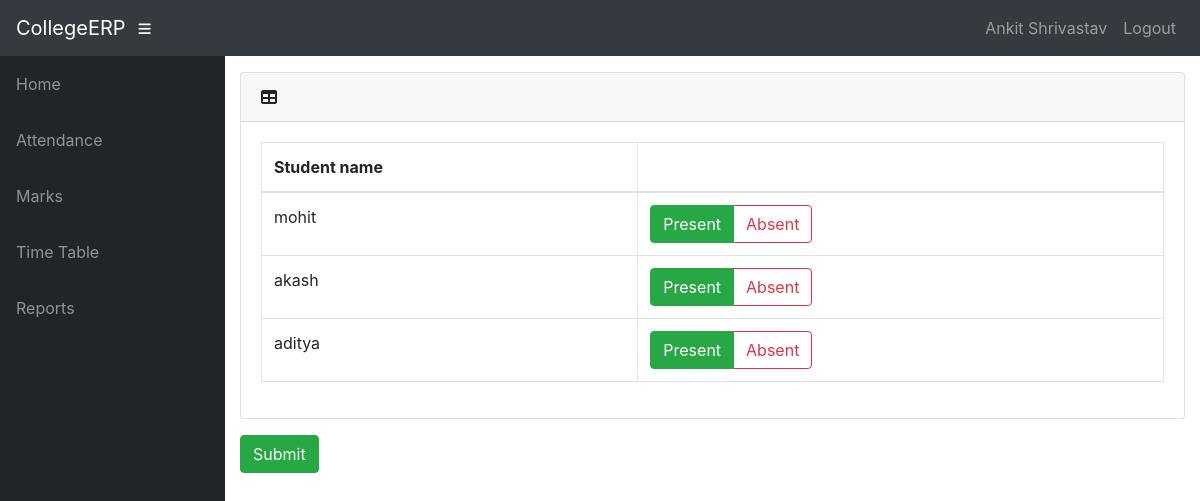
The app's page /info/teacher/1613/attendance/ (signed in) with its own data.
### info/models.py (models this page shows, shortened)
class User(AbstractUser):
    @property
    def is_student(self):
        if hasattr(self, 'student'):
            return True
        return False
    @property
    def is_teacher(self):
        if hasattr(self, 'teacher'):
            return True
        return False

class Teacher(models.Model):
    user = models.OneToOneField(User, on_delete=models.CASCADE, null=True)
    id = models.CharField(primary_key=True, max_length=100)
    dept = models.ForeignKey(Dept, on_delete=models.CASCADE, default=1)
    name = models.CharField(max_length=100)
    sex = models.CharField(max_length=50, choices=sex_choice, default='Male')
    DOB = models.DateField(default='1980-01-01')

class Student(models.Model):
    user = models.OneToOneField(User, on_delete=models.CASCADE, null=True)
    class_id = models.ForeignKey(Class, on_delete=models.CASCADE, default=1)
    USN = models.CharField(primary_key='True', max_length=100)
    name = models.CharField(max_length=200)
    sex = models.CharField(max_length=50, choices=sex_choice, default='Male')
    DOB = models.DateField(default='1998-01-01')

### info/views.py (the view)
# urls.py: path('teacher/<int:ass_c_id>/attendance/', views.t_attendance, name='t_attendance'),
@login_required()
def t_attendance(request, ass_c_id):
    assc = get_object_or_404(AttendanceClass, id=ass_c_id)
    ass = assc.assign
    c = ass.class_id
    context = {
        'ass': ass,
        'c': c,
        'assc': assc,
    }
    return render(request, 'info/t_attendance.html', context)

### info/templates/info/t_attendance.html (shortened to what this page needs)
{% extends 'info/base.html' %}
{% block content %}
{% if c.student_set.all %}
<form action="{% url 'confirm' assc.id %}" method="post">
    <div class="card mb-3">
        <div class="card-header">
          <i class="fas fa-table"></i>
         <b>{{ dept1.name }}</b></div>
        <div class="card-body">
          <div class="table-responsive">
            <table class="table table-bordered" id="dataTable" width="100%" cellspacing="0">
              <thead>
                <tr>
                    <th>Student name</th>
                    <th></th>
                </tr>
              </thead>
                <tbody>
                {% for s in c.student_set.all %}
                    <tr>
                    <td>{{s.name}}</td>
                    <td>
                        <div class="btn-group btn-group-toggle" data-toggle="buttons">
                                <label class="btn btn-outline-success active">
                                    <input type="radio" name="{{ s.USN }}" id="option1" autocomplete="off" value="present" checked> Present
                                </label>
                                <label class="btn btn-outline-danger">
                                    <input type="radio" name="{{ s.USN }}" id="option2" autocomplete="off" value="absent"> Absent
                                </label>
                        </div>
                    </td>
                    </tr>
                {% endfor %}
                </tbody>
            </table>
          </div>
        </div>
      </div>
    <input class="btn btn-success" type="submit" value="Submit">
</form>
{% else %}
    <p>No students in Class</p>
{% endif %}
{% endblock %}

### info/templates/info/base.html (shortened to what this page needs)
<!DOCTYPE html>
<html lang="en">
  <head>
      {% load static %}
    <link href="{% static '/info/bootstrap/vendor/bootstrap/css/bootstrap.min.css' %}" rel="stylesheet">
    <link href="{% static '/info/bootstrap/vendor/fontawesome-free/css/all.min.css' %}" rel="stylesheet" type="text/css">
    <link href="{% static '/info/bootstrap/vendor/datatables/dataTables.bootstrap4.css' %}" rel="stylesheet">
    <link href="{% static '/info/bootstrap/css/sb-admin.css' %}" rel="stylesheet">
  </head>
  <body id="page-top">
    <nav class="navbar navbar-expand navbar-dark bg-dark static-top">
      <a class="navbar-brand mr-1" href="{% url 'index' %}">CollegeERP</a>
      <button class="btn btn-link btn-sm text-white order-1 order-sm-0" id="sidebarToggle" href="#">
        <i class="fas fa-bars"></i>
      </button>
        <div class="collapse navbar-collapse" id="navbarResponsive">
          <ul class="navbar-nav ml-auto">
                {% if request.user.is_teacher %}
                    <a class="nav-link text-capitalize">{{ request.user.teacher.name }}</a>
                {% endif %}
            <li class="nav-item">
                <a class="nav-link" href="#" data-toggle="modal" data-target="#logoutModal">Logout</a>
            </li>
          </ul>
        </div>
    </nav>
    <div id="wrapper">
      <ul class="sidebar navbar-nav">
            <li class="nav-item">
              <a class="nav-link" href="{% url 'index' %}">
                <span>Home</span>
              </a>
            </li>
        {% if request.user.is_student %}
            <li class="nav-item">
              <a class="nav-link" href="{% url 'attendance' request.user.student.USN %}">
                <span>Attendance</span>
              </a>
            </li>
            <li class="nav-item">
              <a class="nav-link" href="{% url 'attendance' request.user.student.USN %}">
                <span>Attendance By Subject</span>
              </a>
            </li>
            <li class="nav-item">
              <a class="nav-link" href="{% url 'marks_list' request.user.student.USN %}">
                <span>Marks</span>
              </a>
            </li>
              <li class="nav-item">
              <a class="nav-link" href="{% url 'timetable' request.user.student.class_id_id %}">
                <span>Time Table</span>
              </a>
            </li>
        {% elif request.user.is_teacher %}
            <li class="nav-item">
              <a class="nav-link" href="{% url 't_clas' request.user.teacher.id 1 %}">
                <span>Attendance</span>
              </a>
            </li>
            <li class="nav-item">
              <a class="nav-link" href="{% url 't_clas' request.user.teacher.id 2 %}">
                <span>Marks</span>
              </a>
            </li>
              <li class="nav-item">
              <a class="nav-link" href="{% url 't_timetable' request.user.teacher.id %}">
                <span>Time Table</span>
              </a>
            </li>
            <li class="nav-item">
              <a class="nav-link" href="{% url 't_clas' request.user.teacher.id 3 %}">
                <span>Reports</span>
              </a>
            </li>
        {% endif %}
      </ul>
      <div id="content-wrapper">
        <div class="container-fluid">
            {% block content %}
            {% endblock %}
        </div>
      </div>
    </div>
  </body>
</html>

### records on screen
User: user.teacher.name "Ankit Shrivastav"
Student: name "mohit"
Student: name "akash"
Student: name "aditya"
